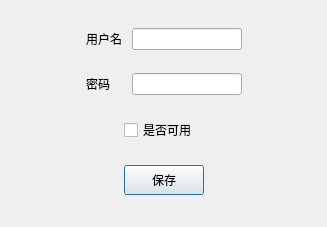
<?xml version="1.0" encoding="UTF-8"?>
<ui version="4.0">
 <class>UserDialog</class>
 <widget class="QDialog" name="UserDialog">
  <property name="geometry">
   <rect>
    <x>0</x>
    <y>0</y>
    <width>327</width>
    <height>227</height>
   </rect>
  </property>
  <property name="windowTitle">
   <string>用户管理</string>
  </property>
  <layout class="QGridLayout" name="gridLayout">
   <item row="0" column="0" colspan="3">
    <layout class="QHBoxLayout" name="horizontalLayout">
     <item>
      <spacer name="horizontalSpacer">
       <property name="orientation">
        <enum>Qt::Horizontal</enum>
       </property>
       <property name="sizeHint" stdset="0">
        <size>
         <width>40</width>
         <height>20</height>
        </size>
       </property>
      </spacer>
     </item>
     <item>
      <widget class="QLabel" name="label">
       <property name="minimumSize">
        <size>
         <width>40</width>
         <height>0</height>
        </size>
       </property>
       <property name="text">
        <string>用户名</string>
       </property>
      </widget>
     </item>
     <item>
      <widget class="QLineEdit" name="userName">
       <property name="minimumSize">
        <size>
         <width>110</width>
         <height>0</height>
        </size>
       </property>
      </widget>
     </item>
     <item>
      <spacer name="horizontalSpacer_2">
       <property name="orientation">
        <enum>Qt::Horizontal</enum>
       </property>
       <property name="sizeHint" stdset="0">
        <size>
         <width>40</width>
         <height>20</height>
        </size>
       </property>
      </spacer>
     </item>
    </layout>
   </item>
   <item row="1" column="0" colspan="3">
    <layout class="QHBoxLayout" name="horizontalLayout_2">
     <item>
      <spacer name="horizontalSpacer_3">
       <property name="orientation">
        <enum>Qt::Horizontal</enum>
       </property>
       <property name="sizeHint" stdset="0">
        <size>
         <width>40</width>
         <height>20</height>
        </size>
       </property>
      </spacer>
     </item>
     <item>
      <widget class="QLabel" name="label_2">
       <property name="minimumSize">
        <size>
         <width>40</width>
         <height>0</height>
        </size>
       </property>
       <property name="text">
        <string>密码</string>
       </property>
      </widget>
     </item>
     <item>
      <widget class="QLineEdit" name="pwd">
       <property name="minimumSize">
        <size>
         <width>110</width>
         <height>0</height>
        </size>
       </property>
      </widget>
     </item>
     <item>
      <spacer name="horizontalSpacer_4">
       <property name="orientation">
        <enum>Qt::Horizontal</enum>
       </property>
       <property name="sizeHint" stdset="0">
        <size>
         <width>40</width>
         <height>20</height>
        </size>
       </property>
      </spacer>
     </item>
    </layout>
   </item>
   <item row="2" column="0">
    <spacer name="horizontalSpacer_7">
     <property name="orientation">
      <enum>Qt::Horizontal</enum>
     </property>
     <property name="sizeHint" stdset="0">
      <size>
       <width>106</width>
       <height>20</height>
      </size>
     </property>
    </spacer>
   </item>
   <item row="2" column="1">
    <widget class="QCheckBox" name="isUse">
     <property name="text">
      <string>是否可用</string>
     </property>
    </widget>
   </item>
   <item row="2" column="2">
    <spacer name="horizontalSpacer_8">
     <property name="orientation">
      <enum>Qt::Horizontal</enum>
     </property>
     <property name="sizeHint" stdset="0">
      <size>
       <width>105</width>
       <height>20</height>
      </size>
     </property>
    </spacer>
   </item>
   <item row="3" column="0">
    <spacer name="horizontalSpacer_5">
     <property name="orientation">
      <enum>Qt::Horizontal</enum>
     </property>
     <property name="sizeHint" stdset="0">
      <size>
       <width>106</width>
       <height>20</height>
      </size>
     </property>
    </spacer>
   </item>
   <item row="3" column="1">
    <widget class="QPushButton" name="saveUserBtn">
     <property name="minimumSize">
      <size>
       <width>0</width>
       <height>30</height>
      </size>
     </property>
     <property name="text">
      <string>保存</string>
     </property>
    </widget>
   </item>
   <item row="3" column="2">
    <spacer name="horizontalSpacer_6">
     <property name="orientation">
      <enum>Qt::Horizontal</enum>
     </property>
     <property name="sizeHint" stdset="0">
      <size>
       <width>105</width>
       <height>20</height>
      </size>
     </property>
    </spacer>
   </item>
  </layout>
 </widget>
 <resources/>
 <connections/>
</ui>
